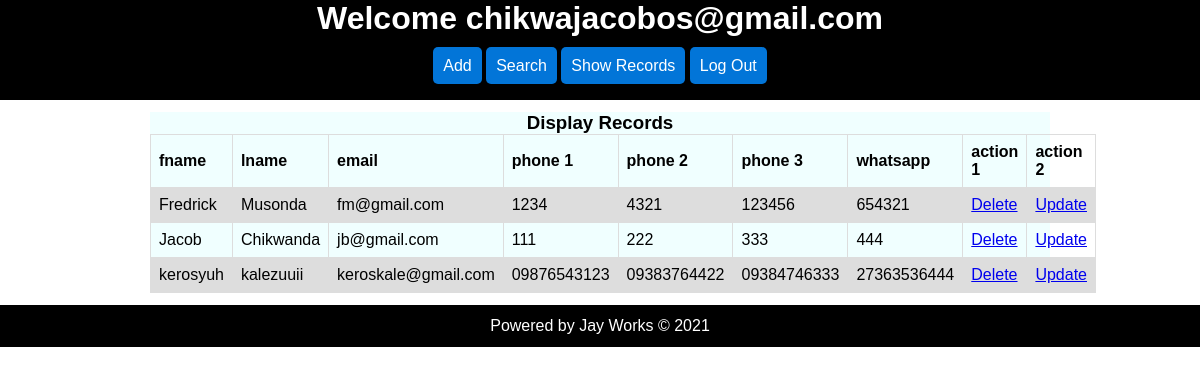
/pages/Contacts.php?PageName=Display (signed in), run on the app's committed database.
### tables this page shows
CREATE TABLE `contacts` (
  `firstName` text NOT NULL,
  `lastName` text NOT NULL,
  `contactEmail` varchar(100) NOT NULL,
  `phone1` varchar(100) NOT NULL,
  `phone2` varchar(100) NOT NULL,
  `phone3` varchar(100) NOT NULL,
  `whatSapp` varchar(100) NOT NULL,
  `userEmail` varchar(100) NOT NULL
);

### pages/Display.php (the view, shortened to what this page needs)
<div>
  <h3 style="text-align:center">Display Records</h3>
  <?php
      $connection = new mysqli($server_name, $server_user_name, $server_user_password, $server_database_name);
      $sql = "SELECT * FROM contacts";
      $result = $connection->query($sql);
      ?>
      <table>
        <tr>
          <th>fname</th>
          <th>lname</th>
          <th>email</th>
          <th>phone 1</th>
          <th>phone 2</th>
          <th>phone 3</th>
          <th>whatsapp</th>
          <th>action 1</th>
          <th>action 2</th>
        </tr>
        <?php
      if($result->num_rows > 0){
        while($row = $result->fetch_assoc()) {
        ?>
        <tr>
          <td><?php echo $row["firstName"]; ?></td>
          <td><?php echo $row["lastName"]; ?></td>
          <td><?php echo $row["contactEmail"]; ?></td>
          <td><?php echo $row["phone1"]; ?></td>
          <td><?php echo $row["phone2"]; ?></td>
          <td><?php echo $row["phone3"]; ?></td>
          <td><?php echo $row["whatSapp"]; ?></td>
          <td><a href="delete.php?delete=<?php echo $row["contactEmail"]; ?>">Delete</a></td>
          <td><a href="update.php?update=<?php echo $row["contactEmail"]; ?>">Update</a></td>
        </tr>
    <?php
  }?>
  </table>
  <?php
}else{
      ?>
    <h4 style="color:red; text-align:center">No records. $connection->error.<h4>
    <?php
      }
    ?>
</div>

### pages/Contacts.php (shortened to what this page needs)
<!DOCTYPE html>
<html lang="en">
<head>
    <link rel="stylesheet" href="../styles/styles.css">
</head>
<body>
    <header class="footer-header-style">
        <h1>Welcome <?php echo $_SESSION['email'] ?></h1>
        <div id="header-buttons">
          <div id="sign-buttons">
            <a class="button" type="button" href="Contacts.php?PageName=Add">Add</a>
            <a class="button" type="button" href="Contacts.php?PageName=Search">Search</a>
            <a class="button" type="button" href="Contacts.php?PageName=Display">Show Records</a>
            <a class="button" type="button" href="Contacts.php?PageName=home">Log Out</a>
          </div>
        </div>
    </header>
    <main id="contact-main">
      <?php
          $pages_folder = "./";
          $pages_directory = scandir($pages_folder);
          unset($pages_directory[0], $pages_directory[1]);
          if(isset($_GET['PageName'])){
              $page_name = $_GET['PageName'];
              if(in_array($page_name.'.php', $pages_directory)){
                  include($pages_folder.'/'.$page_name.'.php');
              }else{
                  echo "not found";
              }
          }else{
              echo "Option not set";
          }
      ?>
    </main>
    <footer class="footer-header-style">
        <p>Powered by Jay Works &copy 2021</p>
    </footer>
</body>
</html>

### styles/styles.css (style rules this page uses)
* { padding: 0; margin: 0; }
.footer-header-style { text-align: center; color: white; background-color: black; }
.button { background-color: #0275d8; padding: 10px; border-radius: 5px; text-decoration: none; color: white; }
body { font-family: Verdana, Geneva, Tahoma, sans-serif; }
header { height: 100px; }
#header-buttons { margin-top: 20px; }
main { background-color: azure; margin: 12px 150px; display: flex; flex-direction: column; }
footer { padding: 12px; }

### pages/Contacts.php (style rules this page uses)
table { font-family: arial, sans-serif; border-collapse: collapse; width: 100%; }
td, th { border: 1px solid #dddddd; text-align: left; padding: 8px; }
tr:nth-child(even) { background-color: #dddddd; }

### data on the page
contacts: firstName "Fredrick", lastName "Musonda", contactEmail "fm@gmail.com", phone1 "1234", phone2 "4321", phone3 "123456", whatSapp "654321"
contacts: firstName "Jacob", lastName "Chikwanda", contactEmail "jb@gmail.com", phone1 "111", phone2 "222", phone3 "333", whatSapp "444"
contacts: firstName "kerosyuh", lastName "kalezuuii", contactEmail "keroskale@gmail.com", phone1 "09876543123", phone2 "09383764422", phone3 "09384746333", whatSapp "27363536444"

### other printed values
$_SESSION['email'] "chikwajacobos@gmail.com"
